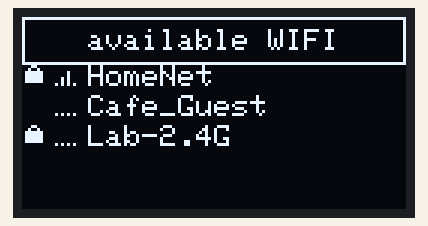
A sketch run on a simulated ESP8266 (NodeMCU). Shown: 128×64 one-colour display. A WiFi scan finds three made-up networks; what the sketch prints to the serial monitor is not drawn.

Above: at 2.2 s.

The sketch:

nodemcu_oled_wifiscanner.ino
```cpp
#include <SPI.h>
#include <Wire.h>
#include <Adafruit_SSD1306.h>
#include <ESP8266WiFi.h>

#define OLED_ADDR 0x3C
#define SCREEN_WIDTH 128
#define SCREEN_HEIGHT 64

#define Y_START_YELLOW 0
#define Y_START_BLUE 17

//------------------------------------------------------------------------------
// File generated by LCD Assistant
// http://en.radzio.dxp.pl/bitmap_converter/

const unsigned char PROGMEM lock [] = {
0x00, 0x18, 0x24, 0x7E, 0x7E, 0x7E, 0x7E, 0x00,
};

const unsigned char bars_0 [] = {
0x00, 0x00, 0x00, 0x00, 0x00, 0x00, 0x00, 0x55,
};

const unsigned char bars_1 [] = {
0x00, 0x00, 0x00, 0x00, 0x00, 0x10, 0x10, 0x55,
};

const unsigned char bars_2 [] = {
0x00, 0x00, 0x00, 0x04, 0x04, 0x14, 0x14, 0x55,
};

const unsigned char bars_3 [] = {
0x00, 0x01, 0x01, 0x05, 0x05, 0x15, 0x15, 0x55,
};

//------------------------------------------------------------------------------

int16_t cursor_x = 22;
int16_t cursor_y = 15;

Adafruit_SSD1306 display(SCREEN_WIDTH, SCREEN_HEIGHT);

void setup() {
  display.begin( SSD1306_SWITCHCAPVCC, OLED_ADDR);

  WiFi.mode(WIFI_STA);
  WiFi.disconnect();

  Serial.begin(9600);
}

void draw_lock() {
  display.drawBitmap(0, cursor_y - 1, lock, 8, 8, 1);
}

void draw_signal_strength(int strength) {
  if (-30 < strength) {
    display.drawBitmap(10, cursor_y - 1, bars_3, 8, 8, 1);
  } else if ((-30 > strength) && ( -50 < strength)) {
    display.drawBitmap(10, cursor_y - 1, bars_2, 8, 8, 1);
  } else if ((-50 > strength) && (-60 < strength)) {
    display.drawBitmap(10, cursor_y - 1, bars_1, 8, 8, 1);
  } else {
    display.drawBitmap(10, cursor_y - 1, bars_0, 8, 8, 1);
  }
}

void writeln_on_display(String text) {
  display.setCursor(cursor_x, cursor_y);
  display.println(text);
}

void loop() {
  Serial.println("clear display ...");

  display.clearDisplay();
  display.drawRect(0, 0, 128, 16, WHITE);
  display.setTextColor(WHITE);
  display.setCursor(cursor_x, 4);
  display.println("available WIFI");

  cursor_y = Y_START_BLUE - 1;

  display.setTextColor(WHITE);

  Serial.println("Wifi scan started");
  int n = WiFi.scanNetworks();
  Serial.println("Wifi scan ended");

  if (n == 0) {
    Serial.println("no networks found");
  } else {
    Serial.print(n);
    Serial.println(" networks found");

    for (int i = 0; i < n; ++i) {
      Serial.print(i + 1);
      Serial.print(") ");
      Serial.print(WiFi.SSID(i));
      Serial.print(WiFi.RSSI(i));
      Serial.print("dBm ");

      draw_signal_strength(WiFi.RSSI(i));

      if(ENC_TYPE_NONE == WiFi.encryptionType(i))
      {
          Serial.println(" <<***OPEN***>>");
      }else{
          Serial.println();
          if (i < 6) {
            draw_lock();
          }
      }

      if (i < 6) {
        writeln_on_display(WiFi.SSID(i));

        cursor_y = cursor_y + 10;
      }
    }
  }
  Serial.println("");
  display.display();

  delay(5000);
  WiFi.scanDelete();
}
```
